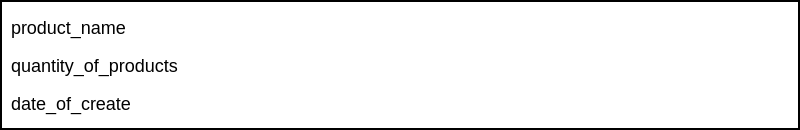
<?xml version="1.0" encoding="UTF-8"?>
<ui version="4.0">
 <class>OrderCard</class>
 <widget class="QWidget" name="OrderCard">
  <property name="geometry">
   <rect>
    <x>0</x>
    <y>0</y>
    <width>800</width>
    <height>130</height>
   </rect>
  </property>
  <property name="windowTitle">
   <string>Form</string>
  </property>
  <property name="styleSheet">
   <string notr="true">background-color: #fff; color: #000; font-size: 18px; border: 2px solid black</string>
  </property>
  <widget class="QFrame" name="VLayout">
   <property name="geometry">
    <rect>
     <x>0</x>
     <y>0</y>
     <width>800</width>
     <height>130</height>
    </rect>
   </property>
   <layout class="QVBoxLayout" name="verticalLayout_2">
    <item>
     <widget class="QLabel" name="product_name">
      <property name="styleSheet">
       <string notr="true">border: none</string>
      </property>
      <property name="text">
       <string>product_name</string>
      </property>
     </widget>
    </item>
    <item>
     <widget class="QLabel" name="quantity_of_products">
      <property name="styleSheet">
       <string notr="true">border: none</string>
      </property>
      <property name="text">
       <string>quantity_of_products</string>
      </property>
     </widget>
    </item>
    <item>
     <widget class="QLabel" name="date_of_create">
      <property name="styleSheet">
       <string notr="true">border: none</string>
      </property>
      <property name="text">
       <string>date_of_create</string>
      </property>
     </widget>
    </item>
   </layout>
  </widget>
 </widget>
 <resources/>
 <connections/>
</ui>
